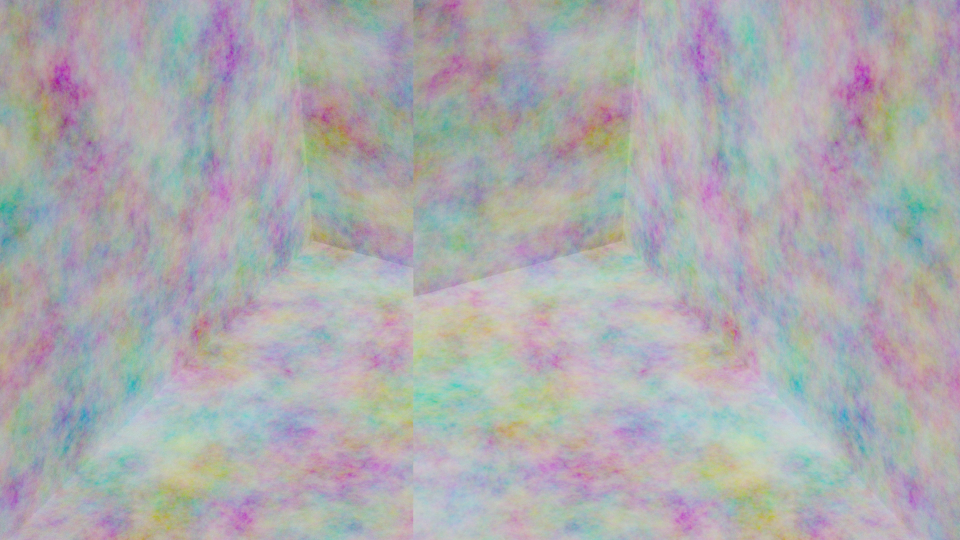
#> input picture blender_capture.png, 960 x 540 px
$ python catastereo.py   (older library calls are emulated)
#> lines starting #> are read from the running program, lines starting #| are printed output that depends on the picture; after the words box and inside, x2 and y2 are one past the last pixel; in counts of white or black regions, pixels touching at a corner belong together
import numpy as np
import cv2
from matplotlib import pyplot as plt
from operator import itemgetter

# read BGR image
# https://opencv-python-tutroals.readthedocs.io/en/latest/py_tutorials/py_gui/py_image_display/py_image_display.html
img = cv2.imread('blender_capture.png')
#> img is the input picture: shape (540, 960, 3); mean B, G, R 174.6, 171.6, 172.5
height, width, channels = img.shape
#> height = 540; width = 960; channels = 3
print("img.shape = " + str(img.shape))
#| img.shape = (540, 960, 3)


###############################################################################
# Select the image border manually
###############################################################################

# create mouse callback with dictionary to pass values by reference
# https://answers.opencv.org/question/11536/passing-and-returning-values-from-mouse-handler-function/?answer=11537
params = {'BORDER_OFFSET':-1}
def select_border(event, x, y, flags, params):
    if (event == cv2.EVENT_LBUTTONUP) and (params['BORDER_OFFSET'] == -1):
        params['BORDER_OFFSET'] = x

# open dynamic window with mouse callback
# https://opencv-python-tutroals.readthedocs.io/en/latest/py_tutorials/py_gui/py_mouse_handling/py_mouse_handling.html
cv2.namedWindow('select border', cv2.WINDOW_NORMAL)
cv2.setMouseCallback('select border', select_border, params)
cv2.setWindowProperty('select border', cv2.WINDOW_FULLSCREEN, 1)
cv2.imshow('select border', img)

while(1): # wait for selection or ESC key
    if params['BORDER_OFFSET'] >= 0:
        break
    if cv2.waitKey(20) & 0xFF == 27:
#> (key Esc is pressed here)
        break


###############################################################################
# Split into left and right image
###############################################################################
print('Offset = ' + str(params['BORDER_OFFSET']))
x = params['BORDER_OFFSET']

# draw black line at x
img[:,x,:] = 0
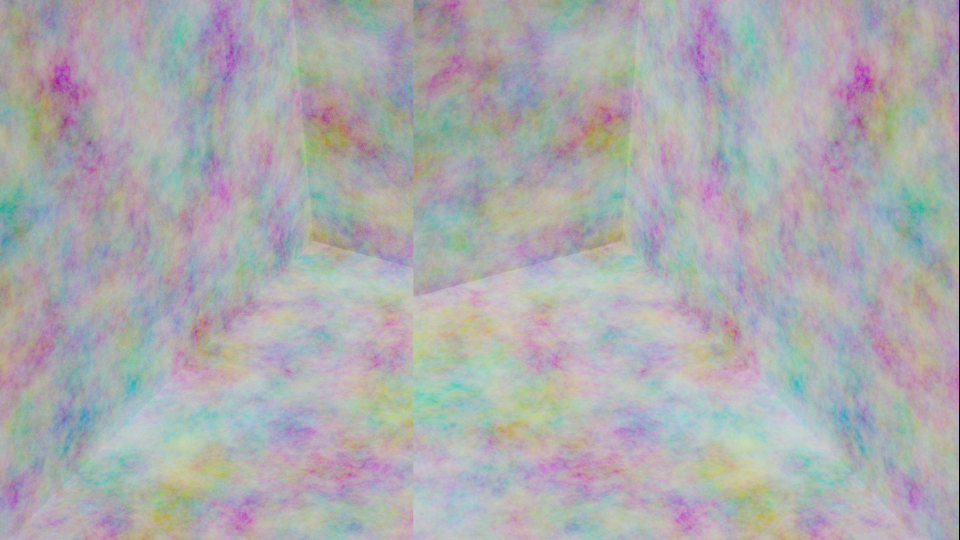
#> img: shape (540, 960, 3); 0.1% of pixels changed, all inside (x1, y1, x2, y2) = (959, 0, 960, 540)

# flip right image horizontally
img[:,x+1:,:] = cv2.flip(img[:,x+1:,:], 1)
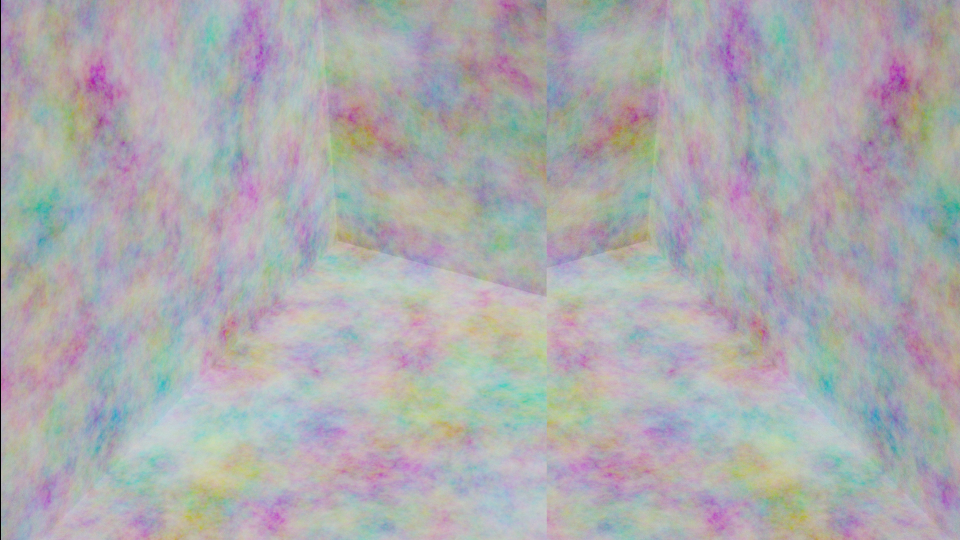
#> img: shape (540, 960, 3); mean B, G, R 174.4, 171.4, 172.3

# determine width of stereo images
new_width = x # min(x, width-x)

# draw line of right image with new width
img[:,x+1+new_width, :] = 0
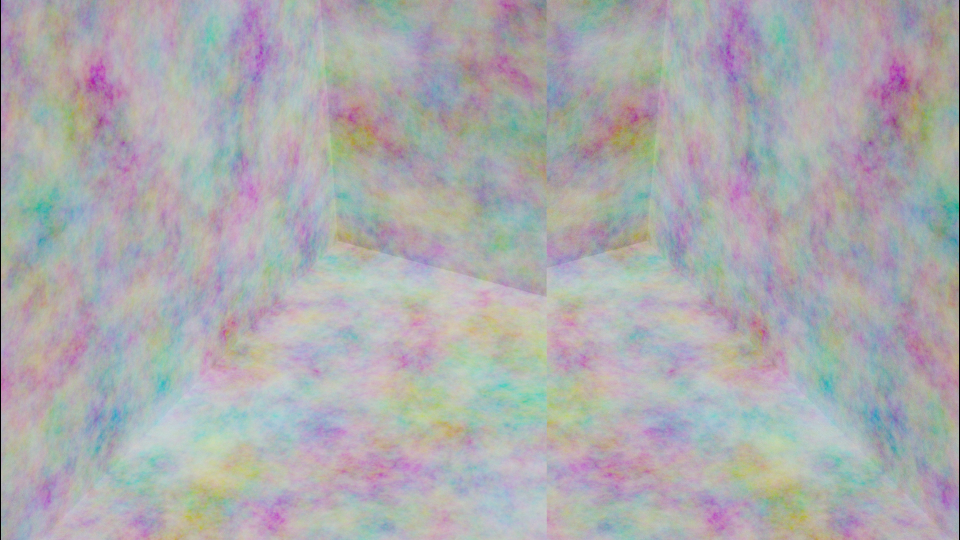
#> img: shape (540, 960, 3); 0.1% of pixels changed, all inside (x1, y1, x2, y2) = (959, 0, 960, 540)

# crop images and make grayscale
imgR = cv2.cvtColor(img[:,:x,:], cv2.COLOR_BGR2GRAY)
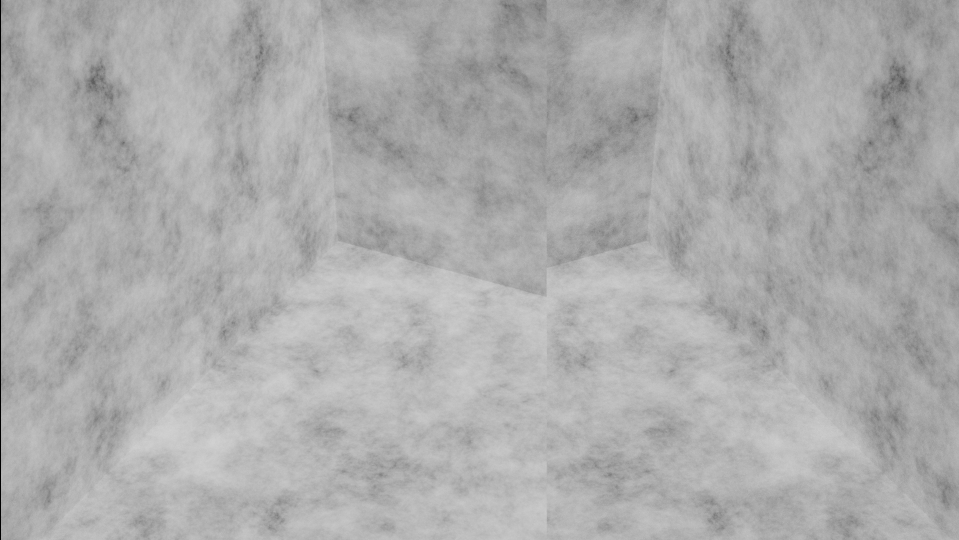
#> imgR: shape (540, 959); min 0, max 209, mean 172
imgL = cv2.cvtColor(img[:,x+1:x+1+new_width,:], cv2.COLOR_BGR2GRAY)

cv2.imshow('select border', img)
#cv2.imshow('imgL', imgL)
#cv2.imshow('imgR', imgR)

###############################################################################
# Intrinsics K
###############################################################################

K = np.array([[1333.3334,    0.0000, 480.0000],
              [0.0000, 1333.3334, 270.0000],
              [0.0000,    0.0000,   1.0000]])

###############################################################################
# SIFT Features
###############################################################################
print('SIFT_detector is called: ')

# Initiate SIFT detector
sift = cv2.SIFT_create()

# find the keypoints and descriptors with SIFT
kp1, des1 = sift.detectAndCompute(imgL, None)
#> kp1 = 28 keypoints; strongest (x, y, size): (96, 80, 18.7), (899, 80, 18.8), (261, 53, 1.9), (93, 81, 4.1)
kp2, des2 = sift.detectAndCompute(imgR, None)
#> kp2 has the same summary as kp1

# show the descriptors
key_img = imgL.copy()

plt.figure(figsize=(15,15))
plt.subplot(121), plt.imshow(cv2.drawKeypoints(imgL,kp1,key_img,flags=cv2.DRAW_MATCHES_FLAGS_DRAW_RICH_KEYPOINTS))
plt.subplot(122), plt.imshow(cv2.drawKeypoints(imgR,kp2,key_img,flags=cv2.DRAW_MATCHES_FLAGS_DRAW_RICH_KEYPOINTS))
plt.show()
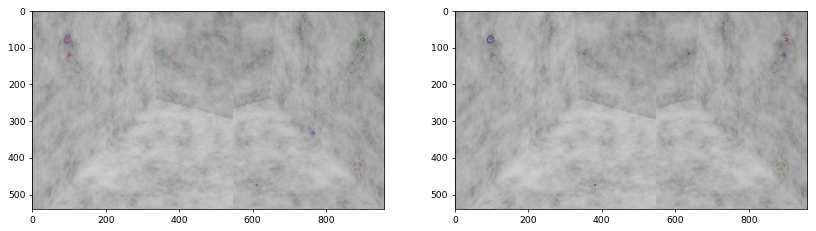
#> figure drawn by matplotlib, 2 panels

# BFMatcher with default params
bf = cv2.BFMatcher()
matches = bf.knnMatch(des1, des2, k=2)
#> matches = 28 matches

########### (https://docs.opencv.org/master/da/de9/tutorial_py_epipolar_geometry.html)

def drawlines(img1, img2, lines, pts1, pts2):
    ''' img1 - image on which we draw the epilines for the points in img2
        lines - corresponding epilines '''
    r, c = img1.shape
    img1 = cv2.cvtColor(img1, cv2.COLOR_GRAY2BGR)
    img2 = cv2.cvtColor(img2, cv2.COLOR_GRAY2BGR)
    for r, pt1, pt2 in zip(lines, pts1, pts2):
        color = tuple(np.random.randint(0, 255, 3).tolist())
        x0, y0 = map(int, [0, -r[2]/r[1] ])
        x1, y1 = map(int, [c, -(r[2]+r[0]*c)/r[1] ])
        img1 = cv2.line(img1, (x0, y0), (x1, y1), color, 1)
        img1 = cv2.circle(img1, tuple(pt1), 5, color, -1)
        img2 = cv2.circle(img2, tuple(pt2), 5, color, -1)
    return img1, img2

FLANN_INDEX_KDTREE = 0
index_params = dict(algorithm=FLANN_INDEX_KDTREE, trees=5)
search_params = dict(checks=50)
flann = cv2.FlannBasedMatcher(index_params, search_params)

matches = flann.knnMatch(des1, des2, k=2)

good = []
pts1 = []
pts2 = []

for i, (m, n) in enumerate(matches):
    if m.distance < 0.8*n.distance:
        good.append(m)
        pts2.append(kp2[m.trainIdx].pt)
        pts1.append(kp1[m.queryIdx].pt)
#> this loop made 28 passes
#> after the loop, good = 28 matches; pts1 = 28 pairs, first value 92.56 to 898.7, second value 35.75 to 474.5; pts2 has the same summary as pts1

pts1 = np.int32(pts1)
#> pts1 = 28 pairs, first value 92 to 898, second value 35 to 474
pts2 = np.int32(pts2)
#> pts2 has the same summary as pts1
#> (the run stopped early here; a loop or call above may not have finished)
